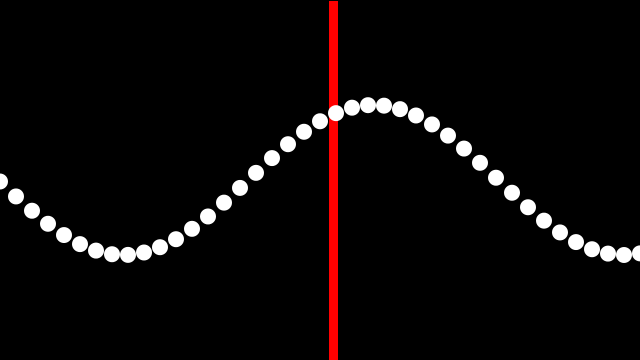
Frame 1 (no input)
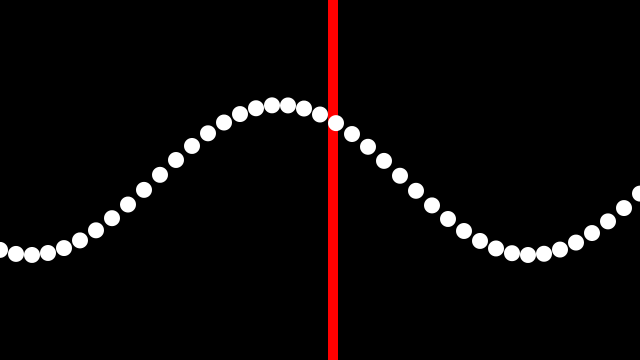
Frame 60 (the mouse pressed at the canvas centre just before this capture)
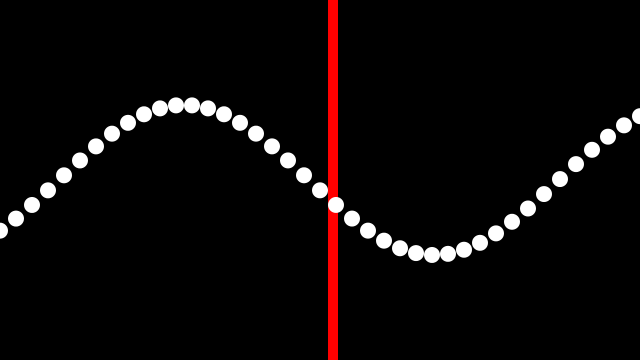
Frame 120 (the mouse held since frame 60 and released just before this capture)

The Processing sketch that drew these frames (run headless with seeded random() and noise(); from frame 60 on, the mouse is pressed at the canvas centre):

// Processing sketch: sinWave2
// ── sinWave2.pde
int xspacing = 16;   // How far apart should each horizontal location be spaced
int w;              // Width of entire wave

float theta = 0.0;  // Start angle at 0
float amplitude = 75.0;  // Height of wave
float period = 500.0;  // How many pixels before the wave repeats
float dx;  // Value for incrementing X, a function of period and xspacing
float[] yvalues;  // Using an array to store height values for the wave

void setup() {
  size(640, 360);
  w = width+16;
  dx = (TWO_PI / period) * xspacing;
  yvalues = new float[w/xspacing];
}

void draw() {
  background(0);
  calcWave();
  fill(255,0,0);
  rect(w/2,0,10,360);
  renderWave();
}

void calcWave() {
  // Increment theta (try different values for 'angular velocity' here
  theta += 0.02;

  // For every x value, calculate a y value with sine function
  float x = theta;
  for (int i = 0; i < yvalues.length; i++) {
    yvalues[i] = sin(x)*amplitude;
    x+=dx;
  }
}

void renderWave() {
  noStroke();
  fill(255);
  // A simple way to draw the wave with an ellipse at each location
  for (int x = 0; x < yvalues.length; x++) {
    ellipse(x*xspacing, height/2+yvalues[x], 16, 16);
  }
}
